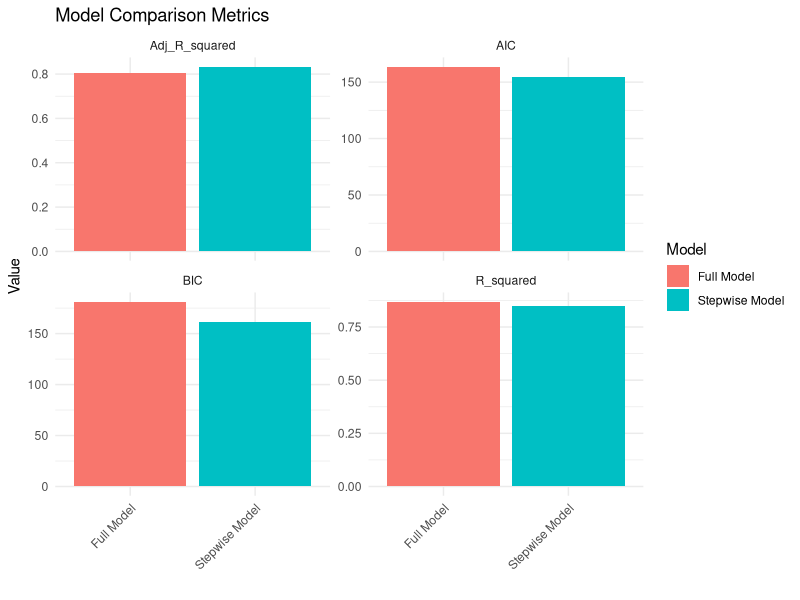
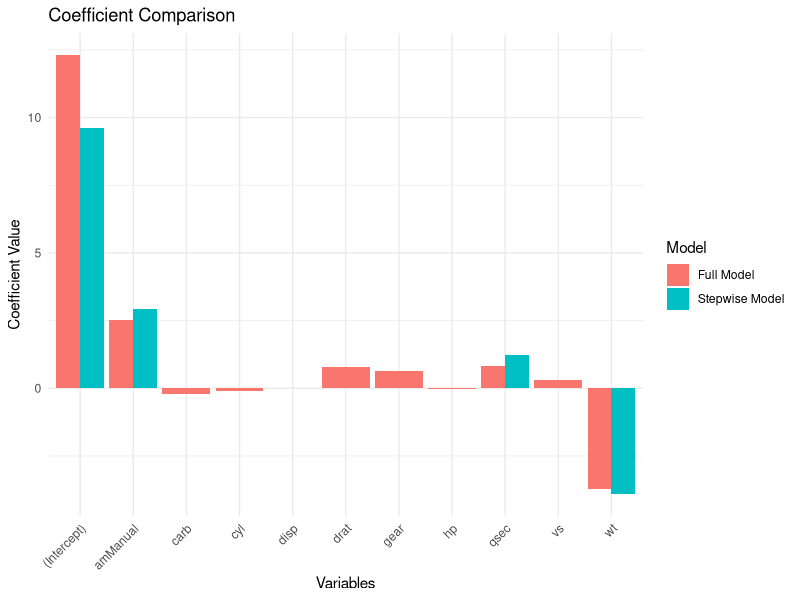
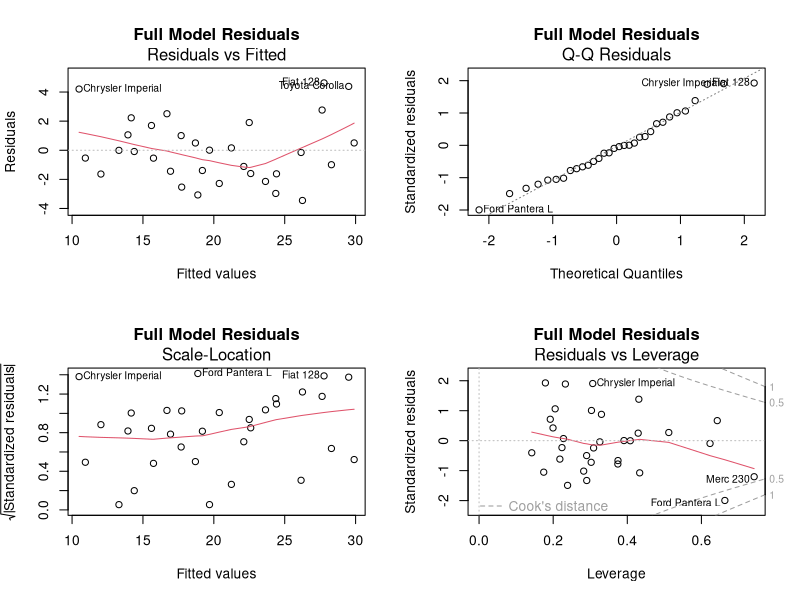
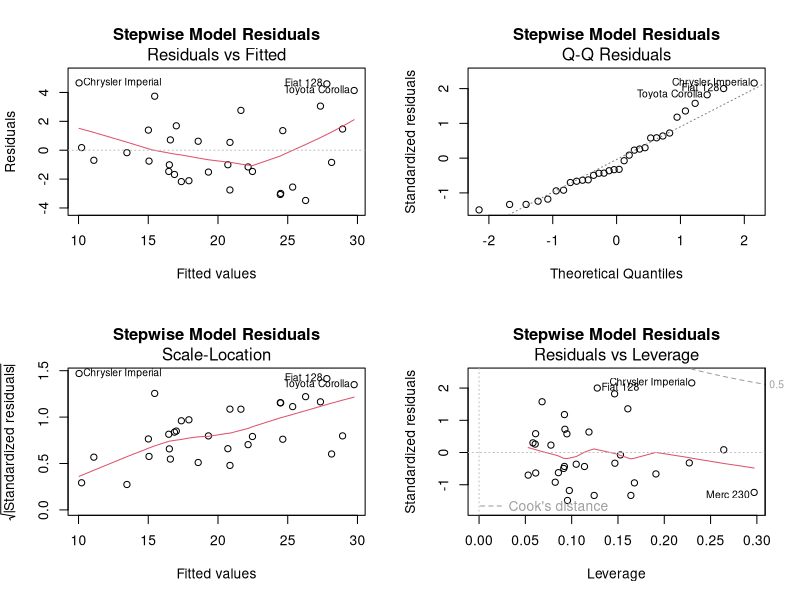
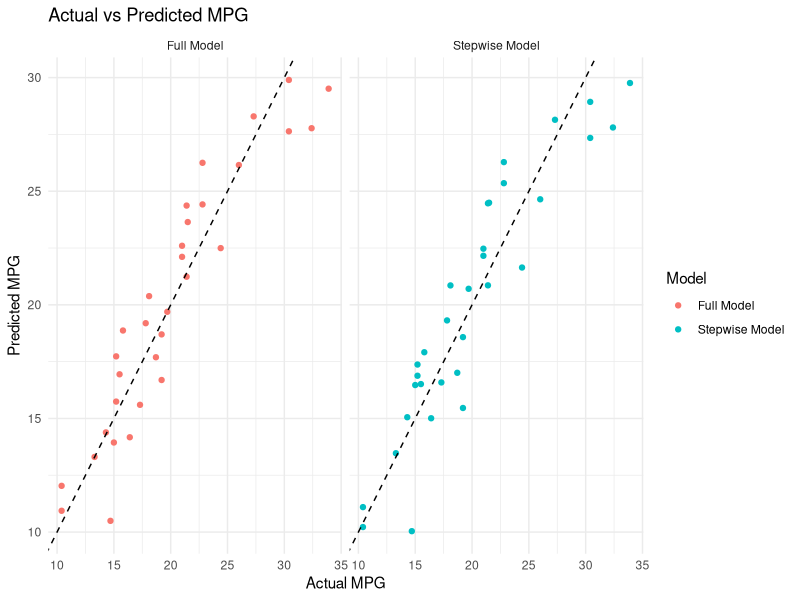

Source code (R) for these figures, in order:
# Load required packages
required_packages <- c("ggplot2", "MASS", "car", "dplyr", "tidyr")
for(pkg in required_packages) {
    if(!require(pkg, character.only = TRUE)) {
        install.packages(pkg)
        library(pkg, character.only = TRUE)
    }
}

# Load the mtcars dataset
data(mtcars)

# Convert am to factor
mtcars$am <- factor(mtcars$am, levels = c(0, 1), labels = c("Automatic", "Manual"))

# Create a full model with all potential predictors
full_model <- lm(mpg ~ ., data = mtcars)

# Print initial model summary
cat("\nInitial Full Model Summary:\n")
print(summary(full_model))

# Perform stepwise regression using AIC
cat("\nPerforming Stepwise Regression...\n")
step_model <- stepAIC(full_model, direction = "both", trace = TRUE)

# Print final model summary
cat("\nFinal Stepwise Model Summary:\n")
print(summary(step_model))

# Compare models using AIC and BIC
model_comparison <- data.frame(
    Model = c("Full Model", "Stepwise Model"),
    AIC = c(AIC(full_model), AIC(step_model)),
    BIC = c(BIC(full_model), BIC(step_model)),
    R_squared = c(summary(full_model)$r.squared, summary(step_model)$r.squared),
    Adj_R_squared = c(summary(full_model)$adj.r.squared, summary(step_model)$adj.r.squared)
)

# Print model comparison
cat("\nModel Comparison:\n")
print(model_comparison)

# Create a visualization of model comparison
model_comparison_long <- model_comparison %>%
    pivot_longer(cols = c(AIC, BIC, R_squared, Adj_R_squared),
                names_to = "Metric",
                values_to = "Value")

# Plot model comparison
ggplot(model_comparison_long, aes(x = Model, y = Value, fill = Model)) +
    geom_bar(stat = "identity", position = "dodge") +
    facet_wrap(~ Metric, scales = "free_y") +
    theme_minimal() +
    theme(axis.text.x = element_text(angle = 45, hjust = 1)) +
    labs(title = "Model Comparison Metrics",
         x = "",
         y = "Value")

# Create coefficient comparison plot
coef_comparison <- data.frame(
    Variable = c(names(coef(full_model)), names(coef(step_model))),
    Coefficient = c(coef(full_model), coef(step_model)),
    Model = rep(c("Full Model", "Stepwise Model"), 
               times = c(length(coef(full_model)), length(coef(step_model))))
)

# Plot coefficient comparison
ggplot(coef_comparison, aes(x = Variable, y = Coefficient, fill = Model)) +
    geom_bar(stat = "identity", position = "dodge") +
    theme_minimal() +
    theme(axis.text.x = element_text(angle = 45, hjust = 1)) +
    labs(title = "Coefficient Comparison",
         x = "Variables",
         y = "Coefficient Value")

# Create residual plots for both models
par(mfrow = c(2, 2))
plot(full_model, main = "Full Model Residuals")
plot(step_model, main = "Stepwise Model Residuals")
par(mfrow = c(1, 1))

# Calculate and print VIF for both models
cat("\nVIF values for Full Model:\n")
print(vif(full_model))

cat("\nVIF values for Stepwise Model:\n")
print(vif(step_model))

# Create actual vs predicted plots for both models
# Full model predictions
full_pred <- predict(full_model)
full_actual <- mtcars$mpg

# Stepwise model predictions
step_pred <- predict(step_model)
step_actual <- mtcars$mpg

# Create data frames for plotting
full_plot_df <- data.frame(
    Actual = full_actual,
    Predicted = full_pred,
    Model = "Full Model"
)

step_plot_df <- data.frame(
    Actual = step_actual,
    Predicted = step_pred,
    Model = "Stepwise Model"
)

# Combine data frames
plot_df <- rbind(full_plot_df, step_plot_df)

# Create actual vs predicted plot
ggplot(plot_df, aes(x = Actual, y = Predicted, color = Model)) +
    geom_point() +
    geom_abline(intercept = 0, slope = 1, color = "black", linetype = "dashed") +
    facet_wrap(~ Model) +
    theme_minimal() +
    labs(title = "Actual vs Predicted MPG",
         x = "Actual MPG",
         y = "Predicted MPG")

# Print model interpretation
cat("\nModel Interpretation:\n")
cat("1. Variables Selected by Stepwise Regression:\n")
print(names(coef(step_model))[-1])  # Exclude intercept

cat("\n2. Variables Removed by Stepwise Regression:\n")
removed_vars <- setdiff(names(coef(full_model)), names(coef(step_model)))
print(removed_vars)

cat("\n3. Improvement in Model Fit:\n")
cat(sprintf("R-squared improvement: %.3f\n", 
            summary(step_model)$r.squared - summary(full_model)$r.squared))
cat(sprintf("AIC improvement: %.3f\n", 
            AIC(full_model) - AIC(step_model)))
cat(sprintf("BIC improvement: %.3f\n", 
            BIC(full_model) - BIC(step_model)))

# Print final model formula
cat("\nFinal Model Formula:\n")
print(formula(step_model)) 